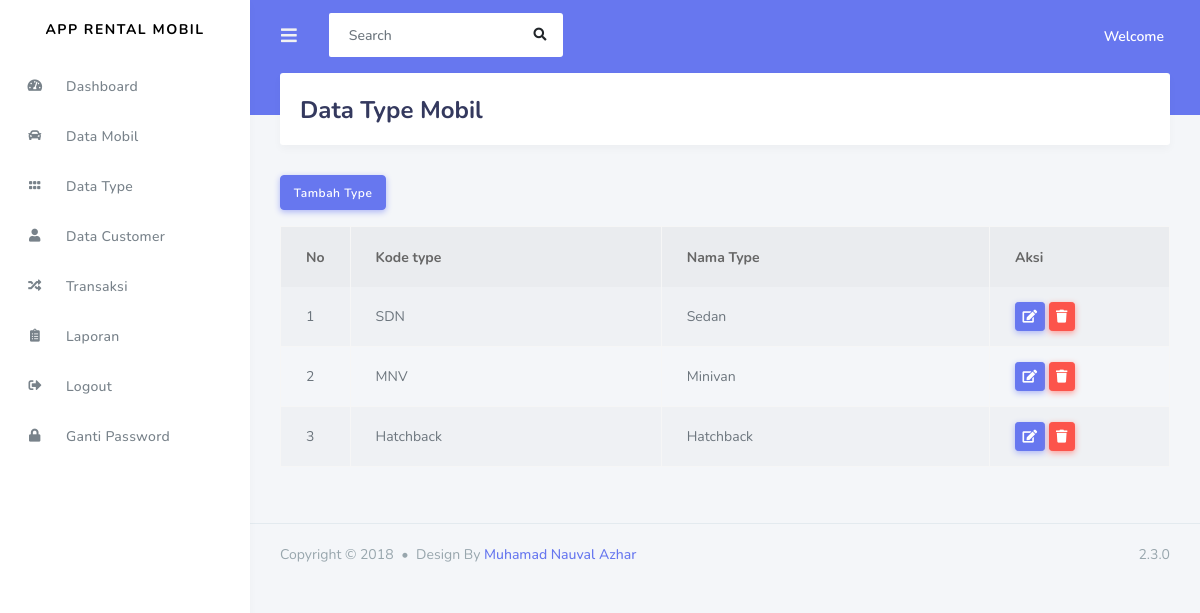
Screenshot of /index.php/admin/data_type with the database file from the repository.
### tables this page shows
CREATE TABLE `type` (
  `id_type` int(11) NOT NULL,
  `kode_type` varchar(10) NOT NULL,
  `nama_type` varchar(50) NOT NULL
);

### application/controllers/admin/Data_type.php (called while the page is built, shortened)
<?php
	class Data_type extends CI_Controller
	{
		public function index()
		{
			$data['type'] = $this->rental_model->get_data('type')->result();
			$this->load->view('templates_admin/header');
			$this->load->view('templates_admin/sidebar');
			$this->load->view('admin/data_type',$data);
			$this->load->view('templates_admin/footer');
		}
	}
?>

### index.php (called while the page is built, shortened)
<?php
require_once BASEPATH.'core/CodeIgniter.php';

### application/models/Rental_model.php (called while the page is built, shortened)
<?php
	class Rental_model extends CI_Model
	{
		public function get_data($table)
		{
			return $this->db->get($table);
		}
	}
 ?>

### application/views/admin/Data_type.php (the view, shortened to what this page needs)
<div class="main-content">
	<div class="section">
		<div class="section-header">
			<h1>Data Type Mobil</h1>
		</div>
	</div>
	<a class="btn btn-primary mb-3" href="<?php echo base_url('admin/data_type/tambah_type') ?>">Tambah Type</a>
	<table class="table table-bordered table-striped table-hover">
		<thead>
			<tr>
				<th width="20px">No</th>
				<th>Kode type</th>
				<th>Nama Type</th>
				<th width="180px">Aksi</th>
			</tr>
		</thead>
		<tbody>
			<?php
			$no = 1;
			foreach ($type as $tp) : ?>
				<tr>
					<td><?php echo $no++ ?></td>
					<td><?php echo $tp->kode_type ?></td>
					<td><?php echo $tp->nama_type ?></td>
					<td>
						<a class="btn btn-sm btn-primary" href="<?php echo base_url('admin/data_type/update_type/'.$tp->id_type) ?>"><i class="fas fa-edit"></i></a>
						<a class="btn btn-sm btn-danger" href="<?php echo base_url('admin/data_type/delete_type/'.$tp->id_type) ?>"><i class="fas fa-trash"></i></a>
					</td>
				</tr>
			<?php endforeach; ?>
		</tbody>
	</table>
</div>

### rows the page displays
type: kode_type "SDN", nama_type "Sedan"
type: kode_type "MNV", nama_type "Minivan"
type: kode_type "Hatchback", nama_type "Hatchback"
